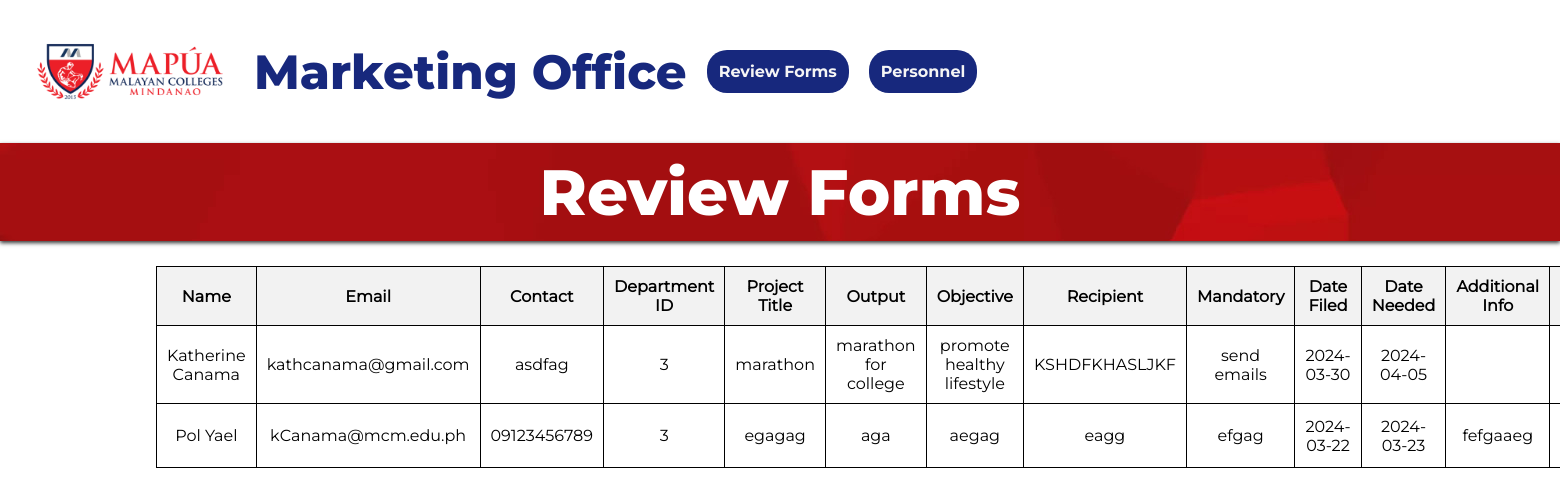
Page /review_forms on the committed database.
### tables this page shows
CREATE TABLE requester_new (
                    requester_id INTEGER PRIMARY KEY AUTOINCREMENT, 
                    name TEXT, 
                    email TEXT, 
                    contact TEXT, 
                    department_id INTEGER, 
                    FOREIGN KEY(department_id) REFERENCES department_new(department_id)
                );

CREATE TABLE project_info_new1 (
                    project_id INTEGER PRIMARY KEY AUTOINCREMENT, 
                    requester_id INTEGER, 
                    project_title TEXT,
                    output TEXT, 
                    objective TEXT, 
                    recipient TEXT,
                    mandatory_text TEXT,
                    date_filed TEXT, 
                    date_needed TEXT, 
                    add_info TEXT, 
                    admin_id INTEGER, 
                    status_id INTEGER, 
                    FOREIGN KEY(mandatory_text) REFERENCES mandatory_new(mandatory_text),
                    FOREIGN KEY(requester_id) REFERENCES requester_new(requester_id), 
                    FOREIGN KEY(admin_id) REFERENCES admin_new(admin_id), 
                    FOREIGN KEY(status_id) REFERENCES status_new(status_id)
                );

### app.py (the view)
@app.route("/review_forms", methods=["GET", "POST"])
def review_forms():
    sort_order = request.args.get('sort_date', 'asc')  # Get the sorting order from the query parameter
    with sqlite3.connect('database.db') as conn:
        cursor = conn.cursor()
        cursor.execute("SELECT * FROM requester_new")
        requester_data = cursor.fetchall()
        cursor.execute("SELECT * FROM project_info_new1")
        project_info_data = cursor.fetchall()
    project_info_data.sort(key=lambda x: x[9], reverse=(sort_order == 'desc'))
    zipped_data = zip(requester_data, project_info_data)
    return render_template("review_forms.html", zipped_data=zipped_data)

### templates/review_forms.html (shortened to what this page needs)
<!DOCTYPE html>
<html>
<head>
    <link rel="stylesheet" type="text/css" href="{{ url_for('static', filename='style.css')}}" />
    <link rel="stylesheet" type="text/css" href="{{ url_for('static', filename='requester.css')}}" />
    <link rel="stylesheet" type="text/css" href="{{ url_for('static', filename='review_forms.css')}}" />
</head>
<body>
    <div class="wrapper">
        <div class="navbar">
            <a href="{{ url_for('home') }}" class="navbar-brand">
                <img src="../static/images/MMCM_Logo.png" class="img">
                <div class="brand-container">
                    <h1>Marketing Office</h1>
                </div>
            </a>
            <a href="{{ url_for('review_forms') }}" class="button_p">Review Forms</a>
            <a href="{{ url_for('personnel') }}" class="button_p">Personnel</a>
            <a href="{{ url_for('login') }}" class="navbar-item"></a>
        </div>
        <h2 class="req">Review Forms</h2>
<div class="table-container">
    <table class="review">
        <thead>
            <tr>
                <th><strong>Name</strong></th>
                <th><strong>Email</strong></th>
                <th><strong>Contact</strong></th>
                <th><strong>Department ID</strong></th>
                <th><strong>Project Title</strong></th>
                <th><strong>Output</strong></th>
                <th><strong>Objective</strong></th>
                <th><strong>Recipient</strong></th>
                <th><strong>Mandatory</strong></th>
                <th><strong>Date Filed</strong></th>
                <th><strong>Date Needed</strong></th>
                <th><strong>Additional Info</strong></th>
                <th><strong>Status ID</strong></th>
            </tr>
        </thead>
        <tbody>
            {% for requester_row, project_info_row in zipped_data %}
<tr>
    <td>{{ requester_row[1] }}</td>
    <td>{{ requester_row[2] }}</td>
    <td>{{ requester_row[3] }}</td>
    <td>{{ requester_row[4] }}</td>
    <td>{{ project_info_row[2] }}</td>
    <td>{{ project_info_row[3] }}</td>
    <td>{{ project_info_row[4] }}</td>
    <td>{{ project_info_row[5] }}</td>
    <td>{{ project_info_row[6] }}</td>
    <td>{{ project_info_row[7] }}</td>
    <td>{{ project_info_row[8] }}</td>
    <td>{{ project_info_row[9] }}</td>
    <td>Active</td>
</tr>
{% endfor %}
        </tbody>
    </table>
</div>
</div>
</body>
</html>

### static/style.css (style rules this page uses)
body { font-family: 'Montserrat-Regular', sans-serif; }
.navbar { display: flex; font-size: 1em; font-family: 'Montserrat-Bold', sans-serif; padding: 30px; box-shadow: 0 2px 4px rgba(0, 0, 0, 0.1); }
.navbar-item { display: flex; font-size: 3em; font-family: 'Montserrat-Bold', sans-serif; padding: 30px; }
.navbar-brand .img { max-width: 200px; height: auto; }
.navbar-brand h1 { text-align: center; margin: 0 auto; }
.navbar a { text-decoration: none; color: inherit; }
.navbar-brand { display: flex; align-items: center; font-family: 'Montserrat-Bold', sans-serif; font-size: 1.5em; }
.brand-container { margin: 0 auto; }
.brand-container h1 { font-family: 'Montserrat-ExtraBold', sans-serif; color:#17287d; padding-left: 0.5em; display: flex; text-align: center; margin: 0; }
html, body { height: 100%; margin: 0; padding: 0; }
.wrapper { min-height: 90%; margin-bottom: -5px; }
.button_p { display: inline-block; font-size: 1em; font-family: "Montserrat-Bold"; padding: 12px 12px; width: auto; margin-left: 20px; margin-top: 20px; margin-bottom: 20px; color: whitesmoke !important; border-radius: 20px; border: 0; outline: 0; background-color: #17287d; transition: box-shadow 0.3s, background-color 0.3s; }

### static/requester.css (style rules this page uses)
.req { text-align: center; background-image: url("../static/images/header_bg.jpg"); color: white; padding: 10px; font-family: 'Montserrat-ExtraBold', sans-serif; font-size: 4em; display: fixed; margin: 0 auto; box-shadow: 0 2px 4px rgba(0, 0, 0, 0.8); }

### static/review_forms.css (style rules this page uses)
.table-container { margin: 25px auto; width: 80%; padding-bottom: 2em; }
.review { border-collapse: collapse; width: 100%; }
.review th, .review td { padding: 10px; text-align: center; border: 1px solid #000; }
.review th { background-color: #f2f2f2; }

### rows in the picture
requester_new: name "Katherine Canama", email "kathcanama@gmail.com", contact "asdfag", department "3", project_title "marathon", output "marathon for college", objective "promote healthy lifestyle", recipient "KSHDFKHASLJKF", mandatory_text "send emails", date_filed "2024-03-30", date_needed "2024-04-05"
requester_new: name "Pol Yael", email "kCanama@mcm.edu.ph", contact "09123456789", department "3", project_title "egagag", output "aga", objective "aegag", recipient "eagg", mandatory_text "efgag", date_filed "2024-03-22", date_needed "2024-03-23", add_info "fefgaaeg"
